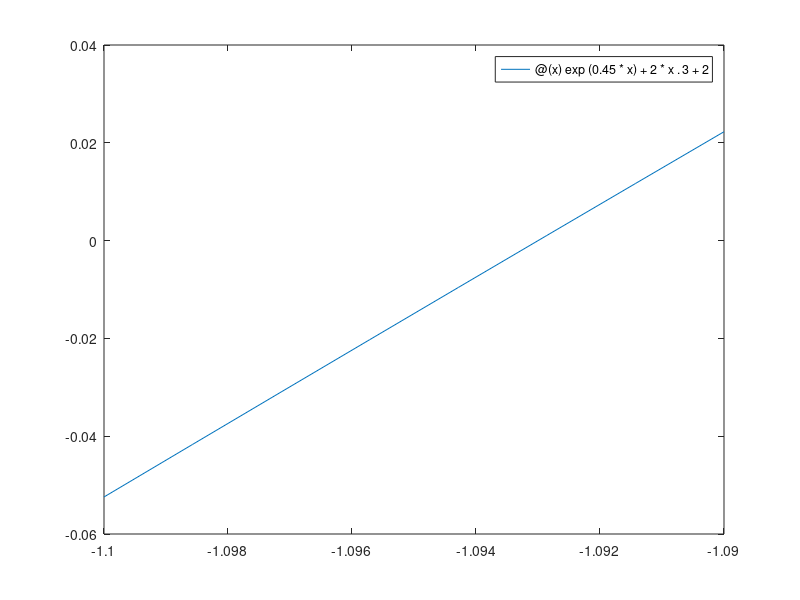
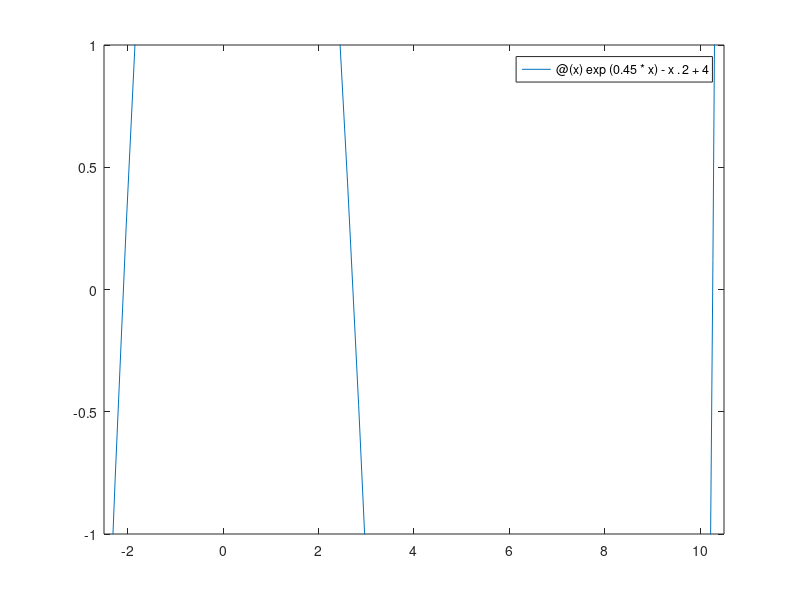
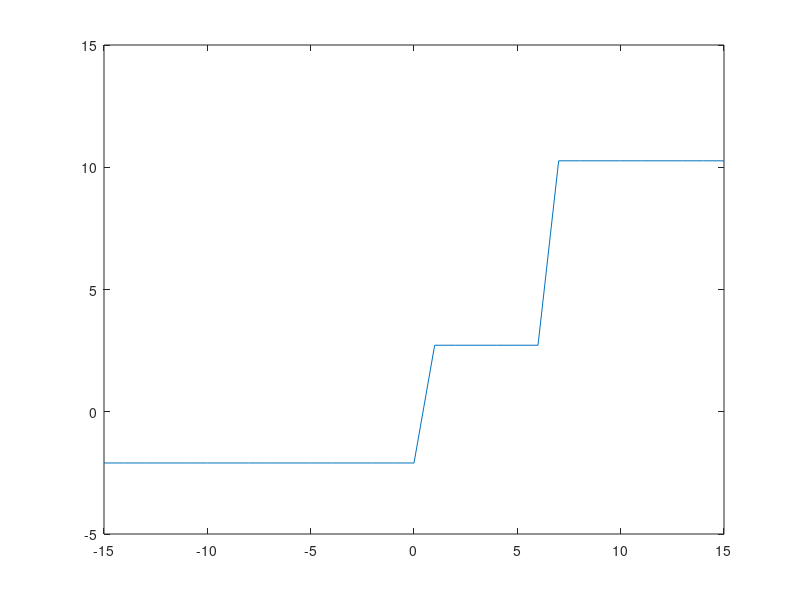
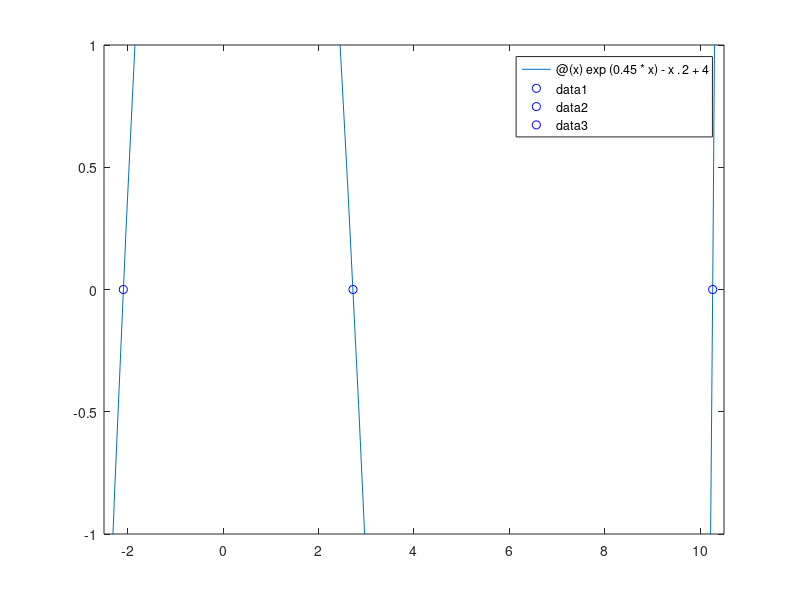

These charts were generated, in order, by the following MATLAB code:
%{
    ENEL 102 Assignment 4
    Authored by: Liam Wrubleski
    Date: October 28, 2017
    Protected under GPL v3
%}

% Expected outputs are not complete, see assignment 4 word document for my answers

% Question 1
f41 = figure('Name', 'Assignment 4, Question 1');
figure(f41);
f = @(x) exp(0.45*x)+2*x.^3+2;
z = fzero(f,0)
fplot(f,[-1.1,-1.09]);

% Expected output: 
% Included as images/A3Q1.png

% Question 2
f42 = figure('Name', 'Assignment 4, Question 2');
figure(f42);
f = @(x) exp(0.45*x)-x.^2+4;
fplot(f,[-2.5,10.5]);
ylim([-1,1]);

% Expected output:
% 
% z =
% 
%      0

% Question 3
f431 = figure('Name', 'Assignment 4, Question 3, Plot 1');
figure(f431);
f = @(x) exp(0.45*x)-x.^2+4;
z = zeros(31,1);
for i = -15:15
    z(i+16) = fzero(f,i);
end
plot(-15:15,z);
f432 = figure('Name', 'Assignment 4, Question 3, Plot 2');
figure(f432);
fplot(f,[-2.5,10.5]);
ylim([-1,1]);
hold on;
plot(z(5),0,'ob',z(18),0,'ob',z(31),0,'ob');
hold off;

% Expected output:
%
% y =
% 
%     1.0000         0    2.4000    6.0000    1.4400    7.2000    9.0000

% Question 4
f44 = figure('Name', 'Assignment 4, Question 4');
figure(f44);
i = @(v) 0.001*(exp(6*v)-1);
fplot(i,[0,1]);
f = @(x)0.001*(exp(6*(1-200*x))-1)-x;
i=fzero(f,1)
% Expected output:
% 
% cs =
% 
%     0.0625   -0.7708    2.8750   -1.6667    1.0000
%
% Plot included as images/A3Q4.png

% Question 5
% part a
options = optimset('Display','iter');
i=fzero(f,1,options)
% part b
options = optimset(options,'TolFun',1.0e-8);
i=fzero(f,1,options)
% Expected output:
%
% c =
% 
%    -0.0816
% 
% b =
% 
%     1.4675
% 
% a =
% 
%    -1.3859
% 
% f0 =
% 
%   -2.1788e-15
% 
% f1 =
% 
%     2.0000
% 
% f2 =
% 
%     5.0000

% Question 6

% Expected value:
%
% F =
% 
%    11.4710

% Question 7
f = @(x) [x(1)^2 + x(2)^2 - 1; x(1) - x(2)];
options = optimset('Display','off');
fsolve(f,[1;1],options)
fsolve(f,[-1;-1],options)
% Expected value:
%
% Included in images/A3Q7.png

% Question 8
f = @(x) [x(1)*x(2)-4;x(1)*x(3)-3;x(1)*x(2)+x(3)-5];
fsolve(f,[0;0;0])
% Expected value:
%
% s =
% 
%     0.5713

% Question 9
options = optimset('MaxFunEval',1000,'Display','off');
    % Set up options
        % larger MaxFunEval makes getting an answer more likely
        % Display off turns off fsolve text output
f = @(v) [2+v(1)^2-v(2);v(3)*cos(2*v(3))-v(1);v(3)*sin(2*v(3))-v(2)];
    % v = [x;y;t]
    % f = [
    %       2+x^2-y
    %       t*cos(2*t)-x
    %       t*sin(2*t)-y
    % ];
    % when f is equal to the zero vector, we are on both the parabola and
    % the spiral.
a = [0;0;0];
    % for saving the last solution
for t = 1:0.1:11 
    % temp variable for starting position
    n=fsolve(f,[t*cos(2*t);t*sin(2*t);t],options);
        % solve the system, starting from a point on the spiral, that
        % progresses clockwise around the spiral
    if norm(a-n) > 0.01
        % if this solution is substantially different from the last
        % solution
        if norm(f(n)) < 0.01
            % and this solution puts the function value very close to 0
            disp('----------------------------------------------');
            x = n(1), y = n(2)
                % display the solution information
            a = n;
                % save the solution
        end
    end
end
